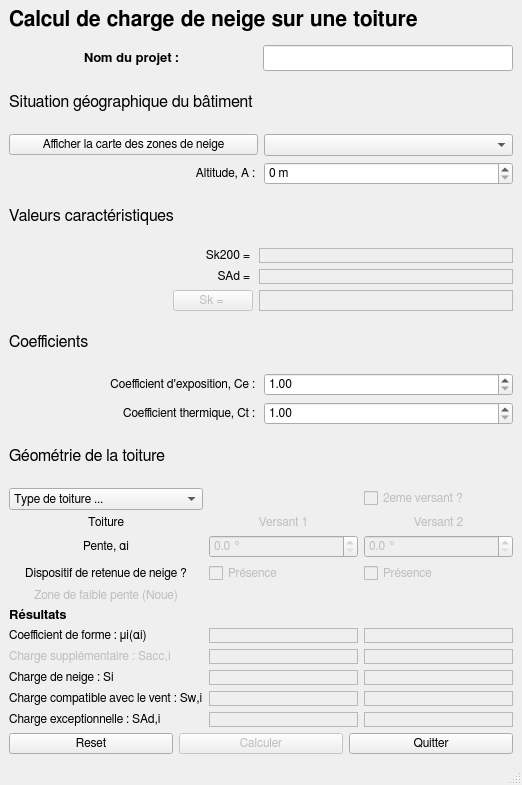
<?xml version="1.0" encoding="UTF-8"?>
<ui version="4.0">
 <class>MainWindow</class>
 <widget class="QMainWindow" name="MainWindow">
  <property name="geometry">
   <rect>
    <x>0</x>
    <y>0</y>
    <width>522</width>
    <height>785</height>
   </rect>
  </property>
  <property name="font">
   <font>
    <family>FreeSans</family>
   </font>
  </property>
  <property name="windowTitle">
   <string>Charge de neige EC1-1-3</string>
  </property>
  <widget class="QWidget" name="centralwidget">
   <layout class="QGridLayout" name="gridLayout_7">
    <item row="0" column="0">
     <layout class="QVBoxLayout" name="verticalLayout_1">
      <item>
       <widget class="QLabel" name="main_title">
        <property name="maximumSize">
         <size>
          <width>580</width>
          <height>30</height>
         </size>
        </property>
        <property name="font">
         <font>
          <pointsize>16</pointsize>
          <weight>75</weight>
          <bold>true</bold>
         </font>
        </property>
        <property name="text">
         <string>Calcul de charge de neige sur une toiture</string>
        </property>
        <property name="alignment">
         <set>Qt::AlignLeading|Qt::AlignLeft|Qt::AlignTop</set>
        </property>
       </widget>
      </item>
      <item>
       <layout class="QGridLayout" name="gridLayout">
        <item row="0" column="0">
         <widget class="QLabel" name="label_name_project">
          <property name="sizePolicy">
           <sizepolicy hsizetype="Preferred" vsizetype="Preferred">
            <horstretch>0</horstretch>
            <verstretch>0</verstretch>
           </sizepolicy>
          </property>
          <property name="font">
           <font>
            <pointsize>10</pointsize>
            <weight>75</weight>
            <bold>true</bold>
           </font>
          </property>
          <property name="text">
           <string>Nom du projet : </string>
          </property>
          <property name="alignment">
           <set>Qt::AlignCenter</set>
          </property>
         </widget>
        </item>
        <item row="0" column="1">
         <widget class="QLineEdit" name="lineEdit_name_project">
          <property name="sizePolicy">
           <sizepolicy hsizetype="Expanding" vsizetype="Fixed">
            <horstretch>0</horstretch>
            <verstretch>0</verstretch>
           </sizepolicy>
          </property>
          <property name="maximumSize">
           <size>
            <width>250</width>
            <height>26</height>
           </size>
          </property>
         </widget>
        </item>
       </layout>
      </item>
     </layout>
    </item>
    <item row="1" column="0">
     <layout class="QVBoxLayout" name="verticalLayout_2">
      <item>
       <widget class="QLabel" name="title_geography">
        <property name="font">
         <font>
          <pointsize>12</pointsize>
         </font>
        </property>
        <property name="text">
         <string>Situation géographique du bâtiment</string>
        </property>
       </widget>
      </item>
      <item>
       <layout class="QGridLayout" name="gridLayout_2">
        <item row="0" column="1">
         <widget class="QComboBox" name="comboBox_snow_zone"/>
        </item>
        <item row="1" column="0">
         <widget class="QLabel" name="label_altitude">
          <property name="text">
           <string>Altitude, A : </string>
          </property>
          <property name="alignment">
           <set>Qt::AlignRight|Qt::AlignTrailing|Qt::AlignVCenter</set>
          </property>
         </widget>
        </item>
        <item row="1" column="1">
         <widget class="QSpinBox" name="spinBox_altitude">
          <property name="suffix">
           <string notr="true"> m</string>
          </property>
          <property name="maximum">
           <number>2000</number>
          </property>
          <property name="singleStep">
           <number>100</number>
          </property>
         </widget>
        </item>
        <item row="0" column="0">
         <widget class="QPushButton" name="pushButton_zone_neige">
          <property name="text">
           <string>Afficher la carte des zones de neige</string>
          </property>
         </widget>
        </item>
       </layout>
      </item>
      <item>
       <widget class="QLabel" name="title_valeurs_k">
        <property name="font">
         <font>
          <pointsize>12</pointsize>
         </font>
        </property>
        <property name="text">
         <string>Valeurs caractéristiques</string>
        </property>
       </widget>
      </item>
      <item>
       <layout class="QGridLayout" name="gridLayout_3">
        <item row="0" column="0">
         <widget class="QLabel" name="label_sk200">
          <property name="toolTip">
           <string>Valeur caractéristique de la charge de neige sur le sol à une altitude inférieure à 200 m.</string>
          </property>
          <property name="text">
           <string notr="true">Sk200 = </string>
          </property>
          <property name="alignment">
           <set>Qt::AlignRight|Qt::AlignTrailing|Qt::AlignVCenter</set>
          </property>
         </widget>
        </item>
        <item row="1" column="0">
         <widget class="QLabel" name="label_sad">
          <property name="toolTip">
           <string>Valeur de calcul de la charge de neige exceptionnelle de neige sur le sol.
SAd est indépendante de l'altitude.</string>
          </property>
          <property name="text">
           <string notr="true">SAd = </string>
          </property>
          <property name="alignment">
           <set>Qt::AlignRight|Qt::AlignTrailing|Qt::AlignVCenter</set>
          </property>
         </widget>
        </item>
        <item row="2" column="0">
         <layout class="QHBoxLayout" name="horizontalLayout">
          <item>
           <spacer name="horizontalSpacer">
            <property name="orientation">
             <enum>Qt::Horizontal</enum>
            </property>
            <property name="sizeType">
             <enum>QSizePolicy::Fixed</enum>
            </property>
            <property name="sizeHint" stdset="0">
             <size>
              <width>164</width>
              <height>20</height>
             </size>
            </property>
           </spacer>
          </item>
          <item>
           <widget class="QPushButton" name="pushButton_sk">
            <property name="enabled">
             <bool>false</bool>
            </property>
            <property name="sizePolicy">
             <sizepolicy hsizetype="Fixed" vsizetype="Fixed">
              <horstretch>25</horstretch>
              <verstretch>20</verstretch>
             </sizepolicy>
            </property>
            <property name="toolTip">
             <string>Sk est la valeur caractéristique de charge de neige à l'altitude A.</string>
            </property>
            <property name="text">
             <string notr="true">Sk = </string>
            </property>
           </widget>
          </item>
         </layout>
        </item>
        <item row="0" column="1">
         <widget class="QLabel" name="label_rslt_sk200">
          <property name="frameShape">
           <enum>QFrame::StyledPanel</enum>
          </property>
         </widget>
        </item>
        <item row="1" column="1">
         <widget class="QLabel" name="label_rslt_sad">
          <property name="frameShape">
           <enum>QFrame::StyledPanel</enum>
          </property>
         </widget>
        </item>
        <item row="2" column="1">
         <widget class="QLabel" name="label_rslt_sk">
          <property name="frameShape">
           <enum>QFrame::StyledPanel</enum>
          </property>
         </widget>
        </item>
       </layout>
      </item>
      <item>
       <widget class="QLabel" name="title_coefficient">
        <property name="font">
         <font>
          <pointsize>12</pointsize>
         </font>
        </property>
        <property name="text">
         <string>Coefficients</string>
        </property>
       </widget>
      </item>
      <item>
       <layout class="QGridLayout" name="gridLayout_4">
        <item row="0" column="0">
         <widget class="QLabel" name="label_coef_expo">
          <property name="toolTip">
           <string>Le coefficient d'exposition (Ce) permet de prendre en compte les conditions d'abris de la toiture.
Si la toiture est protégée du vent par des bâtiments plus élévés ou par la présence de grands arbres à proximité, on prendra Ce=1,25.
On prendra Ce=1,0 dans tout les autres cas.</string>
          </property>
          <property name="text">
           <string>Coefficient d'exposition, Ce : </string>
          </property>
          <property name="alignment">
           <set>Qt::AlignRight|Qt::AlignTrailing|Qt::AlignVCenter</set>
          </property>
         </widget>
        </item>
        <item row="0" column="1">
         <widget class="QDoubleSpinBox" name="doubleSpinBox_coef_expo">
          <property name="minimum">
           <double>1.000000000000000</double>
          </property>
          <property name="maximum">
           <double>1.250000000000000</double>
          </property>
          <property name="singleStep">
           <double>0.250000000000000</double>
          </property>
         </widget>
        </item>
        <item row="1" column="0">
         <widget class="QLabel" name="label_coef_thermik">
          <property name="toolTip">
           <string>Le coefficient thermique (Ct) permet de prendre en compte l'influence du flux de chaleur
au travers de la toiture sur la fonte de la neige.
Les bâtiments normalement chauffés étant systématiquement isolés,
 il convient de prendre Ct=1,0 sauf spécifications particulières dûment justifiées du projet individuel.</string>
          </property>
          <property name="text">
           <string>Coefficient thermique, Ct : </string>
          </property>
          <property name="alignment">
           <set>Qt::AlignRight|Qt::AlignTrailing|Qt::AlignVCenter</set>
          </property>
         </widget>
        </item>
        <item row="1" column="1">
         <widget class="QDoubleSpinBox" name="doubleSpinBox_coef_thermik">
          <property name="minimum">
           <double>1.000000000000000</double>
          </property>
          <property name="maximum">
           <double>3.000000000000000</double>
          </property>
         </widget>
        </item>
       </layout>
      </item>
      <item>
       <widget class="QLabel" name="title_geometry">
        <property name="font">
         <font>
          <pointsize>12</pointsize>
         </font>
        </property>
        <property name="text">
         <string>Géométrie de la toiture</string>
        </property>
       </widget>
      </item>
      <item>
       <layout class="QGridLayout" name="gridLayout_5">
        <item row="2" column="2">
         <widget class="QDoubleSpinBox" name="doubleSpinBox_pente_2">
          <property name="enabled">
           <bool>false</bool>
          </property>
          <property name="suffix">
           <string> °</string>
          </property>
          <property name="decimals">
           <number>1</number>
          </property>
          <property name="maximum">
           <double>90.000000000000000</double>
          </property>
         </widget>
        </item>
        <item row="2" column="1">
         <widget class="QDoubleSpinBox" name="doubleSpinBox_pente_1">
          <property name="enabled">
           <bool>false</bool>
          </property>
          <property name="suffix">
           <string> °</string>
          </property>
          <property name="decimals">
           <number>1</number>
          </property>
          <property name="maximum">
           <double>90.000000000000000</double>
          </property>
         </widget>
        </item>
        <item row="1" column="2">
         <widget class="QLabel" name="label_versant_2">
          <property name="enabled">
           <bool>false</bool>
          </property>
          <property name="text">
           <string>Versant 2</string>
          </property>
          <property name="alignment">
           <set>Qt::AlignCenter</set>
          </property>
         </widget>
        </item>
        <item row="1" column="0">
         <widget class="QLabel" name="label_versant">
          <property name="text">
           <string>Toiture</string>
          </property>
          <property name="alignment">
           <set>Qt::AlignCenter</set>
          </property>
         </widget>
        </item>
        <item row="2" column="0">
         <widget class="QLabel" name="label_pente">
          <property name="toolTip">
           <string>Pente du versant étudié en degrés.</string>
          </property>
          <property name="text">
           <string>Pente, αi</string>
          </property>
          <property name="alignment">
           <set>Qt::AlignCenter</set>
          </property>
         </widget>
        </item>
        <item row="1" column="1">
         <widget class="QLabel" name="label_versant_1">
          <property name="enabled">
           <bool>false</bool>
          </property>
          <property name="text">
           <string>Versant 1</string>
          </property>
          <property name="alignment">
           <set>Qt::AlignCenter</set>
          </property>
         </widget>
        </item>
        <item row="0" column="0">
         <widget class="QComboBox" name="comboBox_type_toiture">
          <property name="toolTip">
           <string>Choisissez le type de toiture : 
Toiture simple pour des toiture à 1 ou 2 versants.
Toiture multique pour des toiture de bâtiments industriels (shelter ...).</string>
          </property>
          <item>
           <property name="text">
            <string>Type de toiture ...</string>
           </property>
          </item>
          <item>
           <property name="text">
            <string>Toiture simple</string>
           </property>
          </item>
          <item>
           <property name="text">
            <string>Toiture multiple</string>
           </property>
          </item>
         </widget>
        </item>
        <item row="0" column="2">
         <widget class="QCheckBox" name="checkBox_2versants">
          <property name="enabled">
           <bool>false</bool>
          </property>
          <property name="text">
           <string>2eme versant ?</string>
          </property>
         </widget>
        </item>
        <item row="3" column="0">
         <widget class="QLabel" name="label_dispositif_retenu">
          <property name="toolTip">
           <string>Cocher la case si il y a un dispositif de retenu de neige, barre à neige, acrotère, mur ...</string>
          </property>
          <property name="text">
           <string>Dispositif de retenue de neige ?</string>
          </property>
          <property name="alignment">
           <set>Qt::AlignCenter</set>
          </property>
         </widget>
        </item>
        <item row="3" column="1">
         <widget class="QCheckBox" name="checkBox_retenu_1">
          <property name="enabled">
           <bool>false</bool>
          </property>
          <property name="text">
           <string>Présence</string>
          </property>
         </widget>
        </item>
        <item row="3" column="2">
         <widget class="QCheckBox" name="checkBox_retenu_2">
          <property name="enabled">
           <bool>false</bool>
          </property>
          <property name="text">
           <string>Présence</string>
          </property>
         </widget>
        </item>
        <item row="4" column="0">
         <widget class="QLabel" name="label_zone_faible_pente">
          <property name="enabled">
           <bool>false</bool>
          </property>
          <property name="text">
           <string>Zone de faible pente (Noue)</string>
          </property>
          <property name="alignment">
           <set>Qt::AlignCenter</set>
          </property>
         </widget>
        </item>
        <item row="5" column="0" colspan="3">
         <widget class="QLabel" name="label_rslt_finaux">
          <property name="sizePolicy">
           <sizepolicy hsizetype="Preferred" vsizetype="Preferred">
            <horstretch>0</horstretch>
            <verstretch>0</verstretch>
           </sizepolicy>
          </property>
          <property name="font">
           <font>
            <pointsize>10</pointsize>
            <weight>75</weight>
            <bold>true</bold>
           </font>
          </property>
          <property name="text">
           <string>Résultats</string>
          </property>
         </widget>
        </item>
        <item row="6" column="0">
         <widget class="QLabel" name="label_coef_forme">
          <property name="toolTip">
           <string>Le coefficient de forme dépend : 
 - du type de toiture selectionné ;
 - de la pente du versant ;
 - et de la présence d'un dispositif de retenue de neige.</string>
          </property>
          <property name="text">
           <string>Coefficient de forme : μi(αi)</string>
          </property>
         </widget>
        </item>
        <item row="8" column="0">
         <widget class="QLabel" name="label_rslt_si">
          <property name="toolTip">
           <string>Si est la charge de neige horizontal à appliqué sur une toiture en situation normale.
Si =  μi(αi) * Ce * Ct * Sk ( + Sacc,i)</string>
          </property>
          <property name="text">
           <string>Charge de neige : Si</string>
          </property>
         </widget>
        </item>
        <item row="10" column="0">
         <widget class="QLabel" name="label_rslt_sadi">
          <property name="toolTip">
           <string>SAd est la charge de neige en situation accidentelle,
elle est utilisée uniquement avec des combinaisons de situation accidentelle. </string>
          </property>
          <property name="text">
           <string>Charge exceptionnelle : SAd,i</string>
          </property>
         </widget>
        </item>
        <item row="9" column="0">
         <widget class="QLabel" name="label_rslt_sw">
          <property name="toolTip">
           <string>Sw est la cahrge de neige compatible avec le vent, elle s'applique sur le versant face au vent.</string>
          </property>
          <property name="text">
           <string>Charge compatible avec le vent : Sw,i</string>
          </property>
         </widget>
        </item>
        <item row="7" column="0">
         <widget class="QLabel" name="label_rslt_sacc">
          <property name="enabled">
           <bool>false</bool>
          </property>
          <property name="toolTip">
           <string>Sacc est une charge de neige supplémentaire appliquée sur une zone de faible pente
et sur 2 mètre de rampant de part et d'autres de la zone de faible pente.
Cette charge s'ajoute à la cahrge Si. </string>
          </property>
          <property name="text">
           <string>Charge supplémentaire : Sacc,i</string>
          </property>
         </widget>
        </item>
        <item row="6" column="1">
         <widget class="QLabel" name="label_mu_1">
          <property name="frameShape">
           <enum>QFrame::StyledPanel</enum>
          </property>
         </widget>
        </item>
        <item row="6" column="2">
         <widget class="QLabel" name="label_mu_2">
          <property name="frameShape">
           <enum>QFrame::StyledPanel</enum>
          </property>
         </widget>
        </item>
        <item row="7" column="1">
         <widget class="QLabel" name="label_rslt_sacc_1">
          <property name="frameShape">
           <enum>QFrame::StyledPanel</enum>
          </property>
         </widget>
        </item>
        <item row="7" column="2">
         <widget class="QLabel" name="label_rslt_sacc_2">
          <property name="frameShape">
           <enum>QFrame::StyledPanel</enum>
          </property>
         </widget>
        </item>
        <item row="8" column="1">
         <widget class="QLabel" name="label_rslt_s1">
          <property name="frameShape">
           <enum>QFrame::StyledPanel</enum>
          </property>
         </widget>
        </item>
        <item row="8" column="2">
         <widget class="QLabel" name="label_rslt_s2">
          <property name="frameShape">
           <enum>QFrame::StyledPanel</enum>
          </property>
         </widget>
        </item>
        <item row="9" column="1">
         <widget class="QLabel" name="label_rslt_sw_1">
          <property name="frameShape">
           <enum>QFrame::StyledPanel</enum>
          </property>
         </widget>
        </item>
        <item row="9" column="2">
         <widget class="QLabel" name="label_rslt_sw_2">
          <property name="frameShape">
           <enum>QFrame::StyledPanel</enum>
          </property>
         </widget>
        </item>
        <item row="10" column="1">
         <widget class="QLabel" name="label_rslt_sad_1">
          <property name="frameShape">
           <enum>QFrame::StyledPanel</enum>
          </property>
         </widget>
        </item>
        <item row="10" column="2">
         <widget class="QLabel" name="label_rslt_sad_2">
          <property name="frameShape">
           <enum>QFrame::StyledPanel</enum>
          </property>
         </widget>
        </item>
       </layout>
      </item>
     </layout>
    </item>
    <item row="2" column="0">
     <layout class="QGridLayout" name="gridLayout_6">
      <item row="0" column="0">
       <widget class="QPushButton" name="pushButton_reset">
        <property name="text">
         <string>Reset</string>
        </property>
       </widget>
      </item>
      <item row="0" column="2">
       <widget class="QPushButton" name="pushButton_exit">
        <property name="text">
         <string>Quitter</string>
        </property>
       </widget>
      </item>
      <item row="0" column="1">
       <widget class="QPushButton" name="pushButton_calcul">
        <property name="enabled">
         <bool>false</bool>
        </property>
        <property name="text">
         <string>Calculer</string>
        </property>
       </widget>
      </item>
     </layout>
    </item>
   </layout>
  </widget>
  <widget class="QMenuBar" name="menubar">
   <property name="geometry">
    <rect>
     <x>0</x>
     <y>0</y>
     <width>522</width>
     <height>22</height>
    </rect>
   </property>
  </widget>
  <widget class="QStatusBar" name="statusbar"/>
 </widget>
 <resources/>
 <connections/>
</ui>
